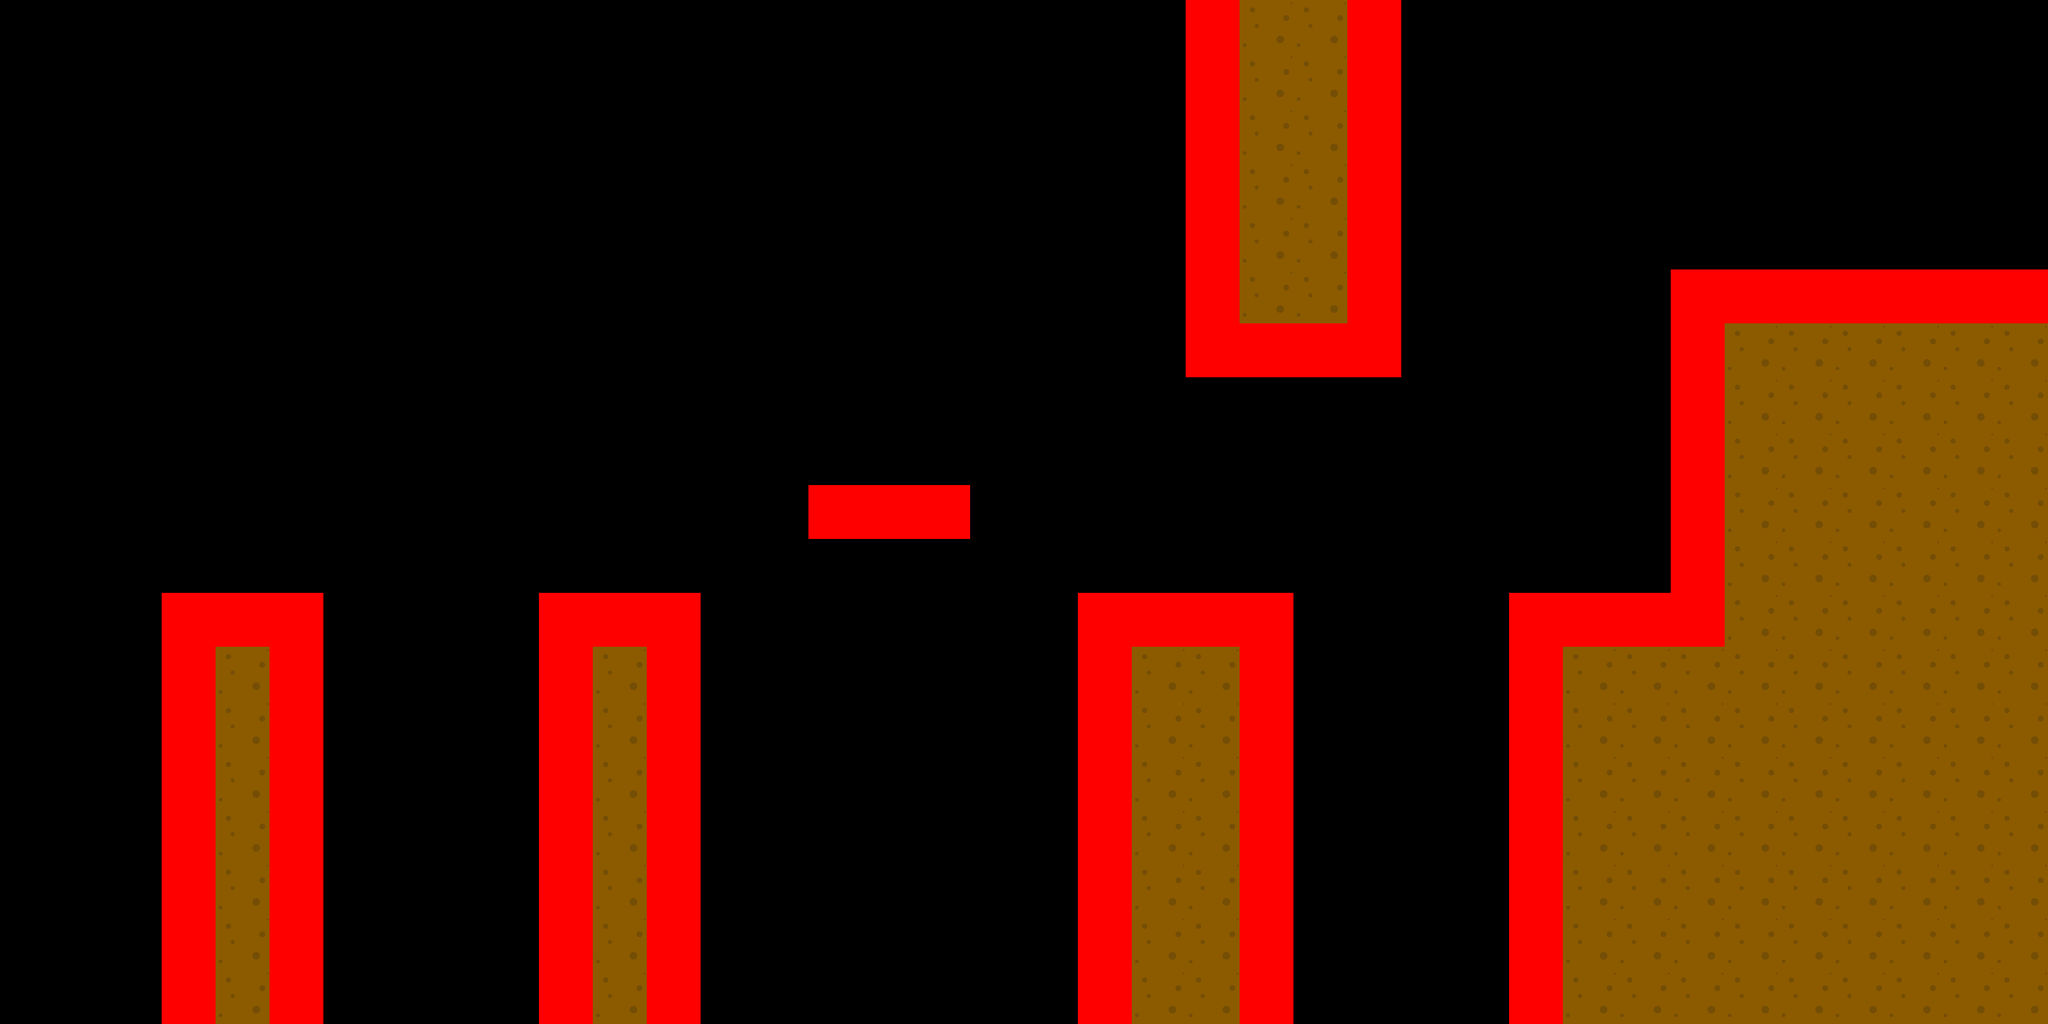

This game map was drawn from its Tiled (.tmx) file and the tilesets committed beside it. A one-line description and the trimmed map source follow:
An orthogonal 38x19 tile map with 128x128 px tiles, 2 tile layers (Capa de Patrones 1, Capa de patrones 2).

<map version="1.0" orientation="orthogonal" renderorder="right-down" width="38" height="19" tilewidth="128" tileheight="128" nextobjectid="1" parallax_speed="0.3" player_starting_value.x="330" player_starting_value.y="1200">
 <tileset firstgid="1" name="Tileset" tilewidth="128" tileheight="128" spacing="1" tilecount="18" columns="6">
  <image source="Tileset.png" width="773" height="386" />
 </tileset>
 <imagelayer name="Capa de Imagen 1" offsetx="-719.758" offsety="-480">
  <image source="BACKGROUNDODA.png" width="6513" height="3664" />
 </imagelayer>
 <layer name="Capa de Patrones 1" width="38" height="19">
  <data>[722 cells, 233 non-empty, 14 distinct tile ids]</data>
 </layer>
 <layer name="Capa de patrones 2" width="38" height="19">
  <data>[722 cells, 94 non-empty, 1 distinct tile ids]</data>
 </layer>
</map>